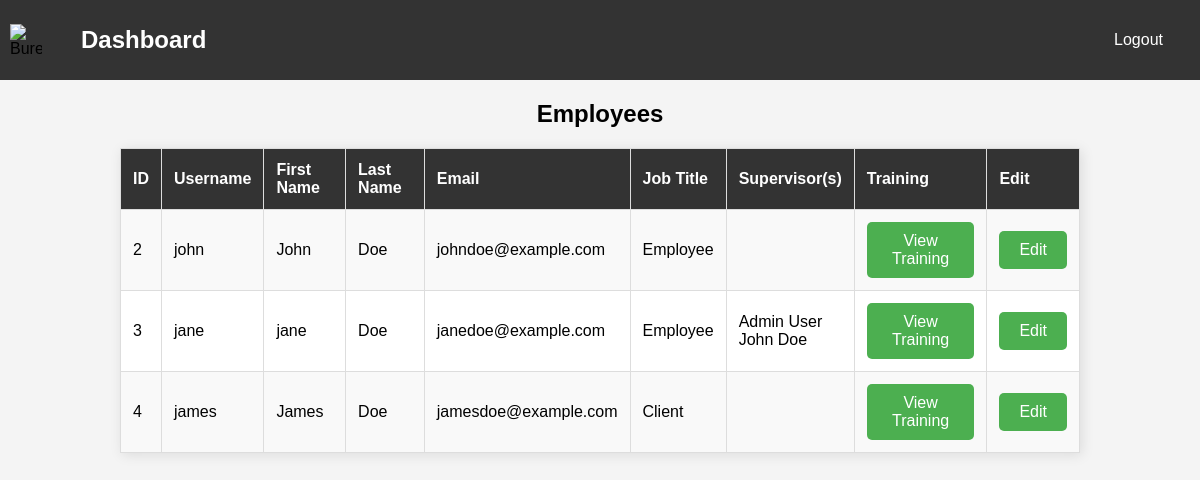
Screenshot of /view_employees.php with the database file from the repository.
### tables this page shows
CREATE TABLE IF NOT EXISTS `users` (
  `id` int NOT NULL AUTO_INCREMENT,
  `username` varchar(100) NOT NULL,
  `firstname` varchar(100) NOT NULL,
  `lastname` varchar(100) NOT NULL,
  `email` varchar(100) NOT NULL,
  `password` varchar(255) NOT NULL,
  `created_at` timestamp NULL DEFAULT CURRENT_TIMESTAMP,
  `role` enum('admin','user','client') NOT NULL,
  `job_title` varchar(100) NOT NULL DEFAULT 'Employee',
  PRIMARY KEY (`id`),
  UNIQUE KEY `username` (`username`),
  UNIQUE KEY `email` (`email`)
);

### view_employees.php (the view, shortened to what this page needs)
<?php include("includes/db_connect.php"); ?>
<!DOCTYPE html>
<html lang="en">
<head>
    <link rel="stylesheet" href="css/dashboard.css">
</head>
<body>
    <?php include("includes/admin_header.php"); ?>
    <?php
        $sql = "SELECT * FROM users WHERE role != 'admin'";
        $stmt = $pdo->prepare($sql);
        $stmt->execute();
        $users = $stmt->fetchAll(PDO::FETCH_ASSOC);
        echo "<link rel='stylesheet' type='text/css' href='css/employee-table.css'>";
        if ($users) {
            echo "<div class=\"user-table\">";
            echo "<h2>Employees</h2>";
            echo "<table>";
            echo "<tr><th>ID</th><th>Username</th><th>First Name</th><th>Last Name</th><th>Email</th><th>Job Title</th><th>Supervisor(s)</th><th>Training</th><th>Edit</tb></tr>";
            foreach ($users as $user) {
                $sql2 = "SELECT * FROM supervisors WHERE employee_id = :employee_id";
                $stmt2 = $pdo->prepare($sql2);
                $stmt2->execute(['employee_id' => $user['id']]);
                $supers = $stmt2->fetchAll(PDO::FETCH_ASSOC);
                $supervisor_ids = array_column($supers, 'supervisor_id');
                if (!empty($supervisor_ids)) {
                    $placeholders = implode(',', array_fill(0, count($supervisor_ids), '?'));
                    $sql3 = "SELECT id, firstname, lastname FROM users WHERE id IN ($placeholders)";
                    $stmt3 = $pdo->prepare($sql3);
                    $stmt3->execute($supervisor_ids);
                    $supervisors = $stmt3->fetchAll(PDO::FETCH_ASSOC);
                    $supervisor_names = array_map(function($supervisor) {
                        return $supervisor['firstname'] . ' ' . $supervisor['lastname'];
                    }, $supervisors);
                    $super = implode("<br>", $supervisor_names);
                } else {
                    $super = '';
                }
                echo "<tr>
                        <td>{$user['id']}</td>
                        <td>{$user['username']}</td>
                        <td>{$user['firstname']}</td>
                        <td>{$user['lastname']}</td>
                        <td>{$user['email']}</td>
                        <td>{$user['job_title']}</td>
                        <td>{$super}</td>
                        <td>
                            <form action=\"view_training.php\" method=\"post\" style=\"display:inline;\">
                                <input type=\"hidden\" name=\"id\" value=\"" . $user['id'] . "\">
                                <button type=\"submit\" class=\"edit-button\">View Training</button>
                            </form>
                        </td>
                        <td>
                            <form action=\"edit_employee.php\" method=\"post\" style=\"display:inline;\">
                                <input type=\"hidden\" name=\"id\" value=\"" . $user['id'] . "\">
                                <button type=\"submit\" class=\"edit-button\">Edit</button>
                            </form>
                        </td>
                    </tr>";
            }
            echo "</table>";
        } else {
            echo "No non-admin users found.";
        }
        echo "</div>";
    ?>
</body>
</html>

### includes/admin_header.php (shortened to what this page needs)
<nav>
    <ul>
        <li><img src="imgs/Logo_of_the_United_States_Bureau_of_Land_Management.svg" alt="Bureau of Land Management" style="width:32px; height:32px;"></li>
        <li><a href="dashboard.php"><h2>Dashboard</h2></a></li>
        <li class="login-button"><a href="logout.php">Logout</a></li>
    </ul>
</nav>

### css/dashboard.css (style rules this page uses)
body, html { font-family: Arial, sans-serif; margin: 0; padding: 0; }
nav ul { list-style: none; padding: 0; display: flex; background: #333; padding: 10px; margin-top: 0px; }
nav ul li { margin-right: 15px; display: flex; align-items: center; }
nav ul li a, nav ul li a h2 { text-decoration: none; color: white; padding: 8px 12px; display: block; }
nav ul li a h2 { margin-top: 0px; margin-bottom: 0px; }
.login-button { margin-left: auto; }
.edit-button { background-color: #4CAF50; color: white; padding: 10px 20px; text-align: center; text-decoration: none; border-radius: 5px; border: none; cursor: pointer; font-size: 16px; transition: background-color 0.3s ease, transform 0.2s ease; }

### css/employee-table.css (style rules this page uses)
body { font-family: Arial, sans-serif; background-color: #f4f4f4; text-align: center; }
table { width: 80%; margin: auto; border-collapse: collapse; background: white; box-shadow: 2px 2px 12px rgba(0, 0, 0, 0.1); }
th, td { padding: 12px; border: 1px solid #ddd; text-align: left; }
th { background-color: #333; color: white; }
tr:nth-child(even) { background-color: #f9f9f9; }

### rows the page displays
users: id "2", username "john", firstname "John", lastname "Doe", email "johndoe@example.com", job_title "Employee"
users: id "3", username "jane", firstname "jane", lastname "Doe", email "janedoe@example.com", job_title "Employee", supervisor_names "Admin User John Doe"
users: id "4", username "james", firstname "James", lastname "Doe", email "jamesdoe@example.com", job_title "Client"
